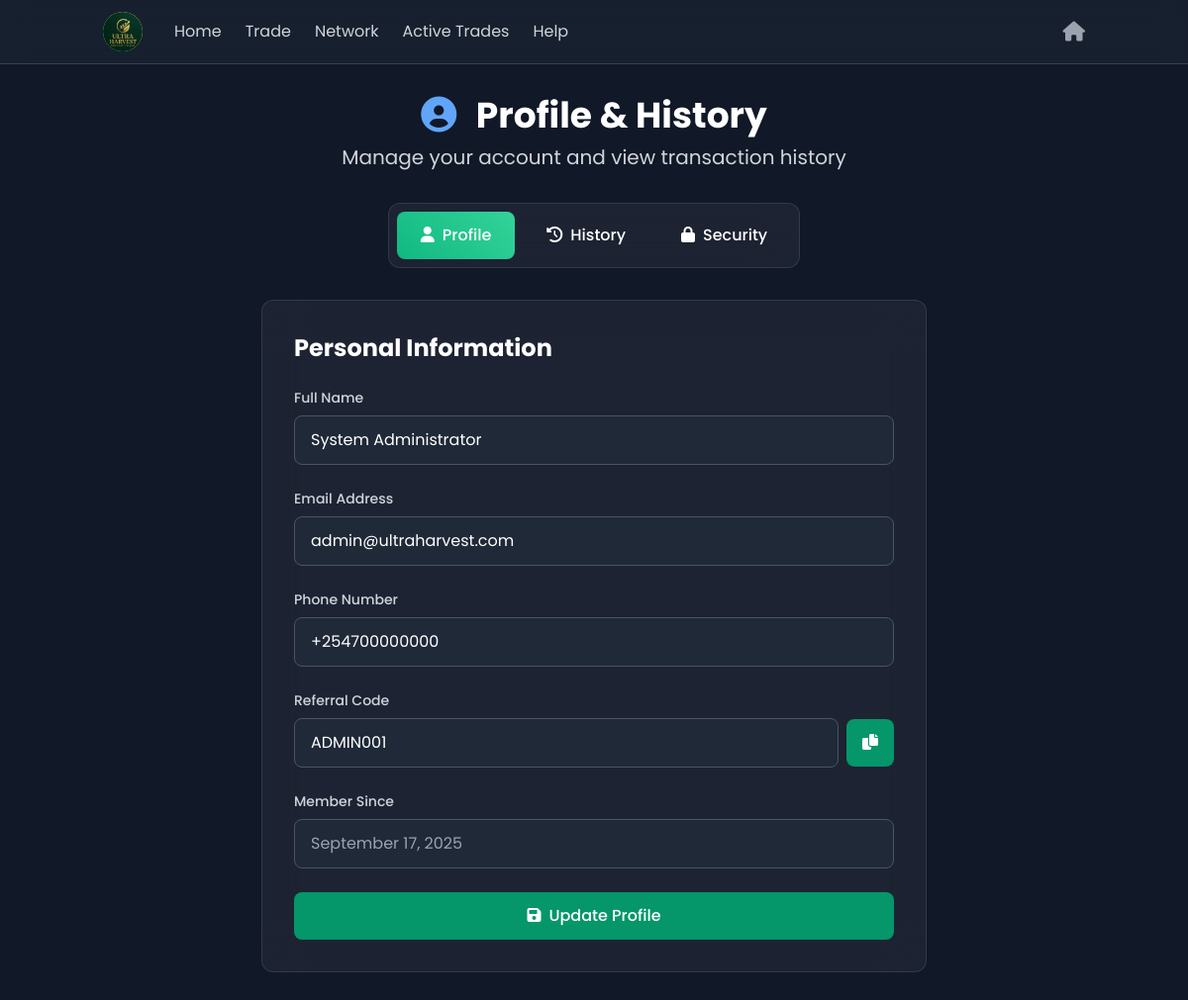
Screenshot of /user/profile.php (signed in) with the database file from the repository.
### tables this page shows
CREATE TABLE `users` (
  `id` int(11) NOT NULL,
  `email` varchar(255) NOT NULL,
  `password` varchar(255) NOT NULL,
  `full_name` varchar(255) NOT NULL,
  `phone` varchar(20) DEFAULT NULL,
  `wallet_balance` decimal(15,2) DEFAULT 0.00,
  `total_deposited` decimal(15,2) DEFAULT 0.00,
  `total_withdrawn` decimal(15,2) DEFAULT 0.00,
  `total_roi_earned` decimal(15,2) DEFAULT 0.00,
  `referral_code` varchar(10) NOT NULL,
  `referred_by` int(11) DEFAULT NULL,
  `referral_earnings` decimal(15,2) DEFAULT 0.00,
  `status` enum('active','suspended','banned') DEFAULT 'active',
  `is_admin` tinyint(1) DEFAULT 0,
  `email_verified` tinyint(1) DEFAULT 0,
  `created_at` timestamp NULL DEFAULT current_timestamp(),
  `updated_at` timestamp NULL DEFAULT current_timestamp() ON UPDATE current_timestamp()
);

### user/profile.php (the view, shortened to what this page needs)
<?php
require_once '../config/database.php';
$user_id = $_SESSION['user_id'];
$stmt = $db->prepare("SELECT * FROM users WHERE id = ?");
$stmt->execute([$user_id]);
$user = $stmt->fetch();
?>
<!DOCTYPE html>
<html lang="en">
<head>
    <script src="https://cdn.tailwindcss.com"></script>
    <link rel="stylesheet" href="https://cdnjs.cloudflare.com/ajax/libs/font-awesome/6.0.0/css/all.min.css">
</head>
<body class="bg-gray-900 text-white min-h-screen">
    <header class="bg-gray-800/50 backdrop-blur-md border-b border-gray-700 sticky top-0 z-50">
        <div class="container mx-auto px-4">
            <div class="flex items-center justify-between h-16">
                <div class="flex items-center space-x-8">
                    <a href="/user/dashboard.php" class="flex items-center space-x-3">
                        <div class="w-10 h-10 rounded-full overflow-hidden" style="background: linear-gradient(45deg, #10b981, #fbbf24);">
                            <img src="/ultra%20Harvest%20Logo.jpg" alt="Ultra Harvest Global" style="width: 100%; height: 100%; object-fit: cover; border-radius: 50%;">
                        </div>
                    </a>
                    <nav class="hidden md:flex space-x-6">
                        <a href="/user/dashboard.php" class="text-gray-300 hover:text-emerald-400 transition">Home</a>
                        <a href="/user/packages.php" class="text-gray-300 hover:text-emerald-400 transition">Trade</a>
                        <a href="/user/referrals.php" class="text-gray-300 hover:text-emerald-400 transition">Network</a>
                        <a href="/user/active-trades.php" class="text-gray-300 hover:text-emerald-400 transition">Active Trades</a>
                        <a href="/user/support.php" class="text-gray-300 hover:text-emerald-400 transition">Help</a>
                    </nav>
                </div>
                <div class="flex items-center space-x-4">
                    <a href="/user/dashboard.php" class="text-gray-400 hover:text-white">
                        <i class="fas fa-home text-xl"></i>
                    </a>
                </div>
            </div>
        </div>
    </header>
    <main class="container mx-auto px-4 py-8">
        <div class="text-center mb-8">
            <h1 class="text-4xl font-bold mb-2">
                <i class="fas fa-user-circle text-blue-400 mr-3"></i>
                Profile & History
            </h1>
            <p class="text-xl text-gray-300">Manage your account and view transaction history</p>
        </div>
        <div class="flex justify-center mb-8">
            <div class="glass-card rounded-xl p-2 inline-flex space-x-2">
                <button onclick="showTab('profile')" class="tab-btn px-6 py-3 rounded-lg font-medium active" data-tab="profile">
                    <i class="fas fa-user mr-2"></i>Profile
                </button>
                <button onclick="showTab('history')" class="tab-btn px-6 py-3 rounded-lg font-medium" data-tab="history">
                    <i class="fas fa-history mr-2"></i>History
                </button>
                <button onclick="showTab('security')" class="tab-btn px-6 py-3 rounded-lg font-medium" data-tab="security">
                    <i class="fas fa-lock mr-2"></i>Security
                </button>
            </div>
        </div>
        <div id="profile-tab" class="tab-content active">
            <div class="max-w-2xl mx-auto">
                <div class="glass-card rounded-xl p-8">
                    <h2 class="text-2xl font-bold text-white mb-6">Personal Information</h2>
                    <form method="POST" class="space-y-6">
                        <div>
                            <label class="block text-sm font-medium text-gray-300 mb-2">Full Name</label>
                            <input type="text" name="full_name" value="<?php echo htmlspecialchars($user['full_name']); ?>"
                                   class="w-full px-4 py-3 bg-gray-800 border border-gray-600 rounded-lg text-white focus:border-emerald-500 focus:outline-none"
                                   required>
                        </div>
                        <div>
                            <label class="block text-sm font-medium text-gray-300 mb-2">Email Address</label>
                            <input type="email" name="email" value="<?php echo htmlspecialchars($user['email']); ?>"
                                   class="w-full px-4 py-3 bg-gray-800 border border-gray-600 rounded-lg text-white focus:border-emerald-500 focus:outline-none"
                                   required>
                        </div>
                        <div>
                            <label class="block text-sm font-medium text-gray-300 mb-2">Phone Number</label>
                            <input type="tel" name="phone" value="<?php echo htmlspecialchars($user['phone']); ?>"
                                   class="w-full px-4 py-3 bg-gray-800 border border-gray-600 rounded-lg text-white focus:border-emerald-500 focus:outline-none"
                                   required>
                        </div>
                        <div>
                            <label class="block text-sm font-medium text-gray-300 mb-2">Referral Code</label>
                            <div class="flex items-center space-x-2">
                                <input type="text" value="<?php echo htmlspecialchars($user['referral_code']); ?>"
                                       class="flex-1 px-4 py-3 bg-gray-800 border border-gray-600 rounded-lg text-white"
                                       readonly>
                                <button type="button" onclick="copyReferralCode()" class="px-4 py-3 bg-emerald-600 hover:bg-emerald-700 text-white rounded-lg transition">
                                    <i class="fas fa-copy"></i>
                                </button>
                            </div>
                        </div>
                        <div>
                            <label class="block text-sm font-medium text-gray-300 mb-2">Member Since</label>
                            <input type="text" value="<?php echo date('F j, Y', strtotime($user['created_at'])); ?>"
                                   class="w-full px-4 py-3 bg-gray-800 border border-gray-600 rounded-lg text-gray-400"
                                   readonly>
                        </div>
                        <button type="submit" class="w-full py-3 bg-emerald-600 hover:bg-emerald-700 text-white rounded-lg font-medium transition">
                            <i class="fas fa-save mr-2"></i>Update Profile
                        </button>
                    </form>
                </div>
            </div>
        </div>
    </main>
</body>
</html>

### user/profile.php (style rules this page uses)
* { font-family: 'Poppins', sans-serif; }
.glass-card { backdrop-filter: blur(20px); background: rgba(255, 255, 255, 0.05); border: 1px solid rgba(255, 255, 255, 0.1); }
.tab-btn { transition: all 0.3s ease; }
.tab-btn.active { background: linear-gradient(45deg, #10b981, #34d399); color: white; }
.tab-content { display: none; }
.tab-content.active { display: block; }

### rows the page displays
users: full_name "System Administrator", email "admin@ultraharvest.com", phone "+254700000000", referral_code "ADMIN001", created_at "September 17, 2025"
